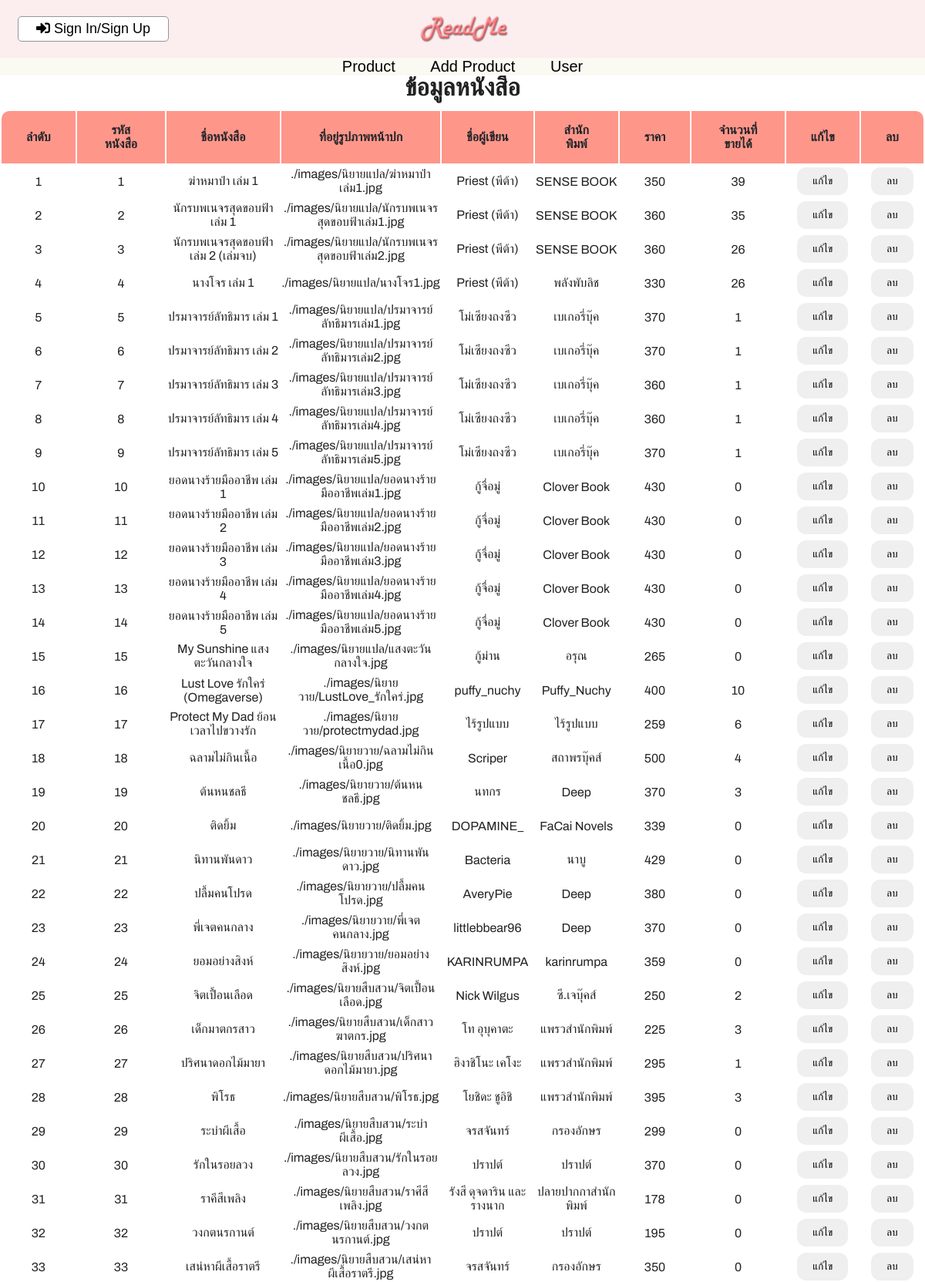
The app's page /admin_product.php (upper part) with its own data.
### tables this page shows
CREATE TABLE `book` (
  `book_id` int(11) NOT NULL,
  `bookname` varchar(100) NOT NULL,
  `bookimage` varchar(1000) NOT NULL,
  `writer` varchar(50) NOT NULL,
  `company` varchar(100) NOT NULL,
  `synopsis` varchar(200) NOT NULL,
  `bookprice` float NOT NULL,
  `book_links` varchar(5000) NOT NULL,
  `amountbook_sales` int(11) NOT NULL,
  `category_id` int(11) NOT NULL
);

### admin_product.php (the view, shortened to what this page needs)
<!DOCTYPE html>
<html lang="en">
<head>
    <link rel="stylesheet" href="./css/admin.css">
    <link rel="stylesheet" href="https://pro.fontawesome.com/releases/v5.10.0/css/all.css">
    <?php
        include "./nav-admin.php";
        $count_n = 1;
        $sqlBook = "SELECT * FROM book";
        $rsBook = mysqli_query($conn, $sqlBook);
    ?>
</head>
<body>
    <div class="main-table" style="padding-top: 8%;">
        <h1>ข้อมูลหนังสือ</h1>
        <table>
            <thead class="th-product-admin">
                <tr>
                    <th>ลำดับ</th>
                    <th>รหัสหนังสือ</th>
                    <th>ชื่อหนังสือ</th>
                    <th>ที่อยู่รูปภาพหน้าปก</th>
                    <th>ชื่อผู้เขียน</th>
                    <th>สำนักพิมพ์</th>
                    <th>ราคา</th>
                    <th>จำนวนที่ขายได้</th>
                    <th>แก้ไข</th>
                    <th>ลบ</th>
                </tr>
            </thead>
            <tbody>
                <?php while($row = mysqli_fetch_row($rsBook)){ ?>
                    <tr>
                        <td><?php echo $count_n ?></td>
                        <td><?php echo $row[0] ?></td>
                        <td><?php echo $row[1] ?></td>
                        <td><?php echo $row[2] ?></td>
                        <td><?php echo $row[3] ?></td>
                        <td><?php echo $row[4] ?></td>
                        <td><?php echo $row[6] ?></td>
                        <td><?php echo $row[8] ?></td>
                        <td><a href="./admin_editproduct.php?book_id=<?php echo $row[0] ?>"><button>แก้ไข</button></a></td>
                        <td><a href="./backend/admin_deleteproduct.php?book_id=<?php echo $row[0] ?>" onclick="return confirm('คุณต้องการลบหนังสือเล่มนี้หรือไม่')"><button>ลบ</button></a></td>
                    </tr>
                    <?php $count_n++; ?>
                <?php } ?>
            </tbody>
        </table>
    </div>
</body>
</html>

### css/admin.css (style rules this page uses)
:root { --primaryColor: #f1f1f1; --black: #222; --black2: #555; --black3: #252525; --black4: #000; --black5: #212529; --orange: #eb0028; --white: #fff; --grey: #959595; --grey2: #666; --grey3: #ccc; --secondaryColor: #2b1f4d; --yellow: #ffc400; --green: #59b210; --blue: rgb(56, 10, 223); --banner: #fcedee; --pastel: #ff968a; --lightblue: rgb(49, 131, 255); }
body, input { font-size: 1.6rem; font-weight: 400; font-family: "Archivo", sans-serif; color: var(--black); }
table { text-align: center; }
thead { color: var(--black5); background-color: var(--pastel); }
th { padding: 1em 2em; }
.th-product-admin th:nth-child(1) { border-top-left-radius: 10px; }
.th-product-admin th:nth-child(10) { border-top-right-radius: 10px; }
h1 { margin-bottom: 10px; }
.main-table { display: flex; flex-direction: column; align-items: center; margin-bottom: 5%; }

### css/styles.css (style rules this page uses)
:root { --primaryColor: #f1f1f1; --black: #222; --black2: #555; --black3: #252525; --black4: #000; --black5: #212529; --orange: #eb0028; --white: #fff; --grey: #959595; --grey2: #666; --grey3: #ccc; --secondaryColor: #2b1f4d; --yellow: #ffc400; --green: #59b210; --blue: rgb(56, 10, 223); --banner: #fcedee; --pastel: #ff968a; --lightblue: rgb(49, 131, 255); }
* { margin: 0; padding: 0; box-sizing: inherit; }
html { font-size: 62.5%; box-sizing: border-box; scroll-behavior: smooth; }
body, input { font-size: 1.6rem; font-weight: 400; font-family: "Archivo", sans-serif; color: var(--black); }
a { text-decoration: none; }
button { margin: 0.3rem; padding: 1rem 2rem 1rem 2rem; border: 0; border-radius: 12px; }

### css/navbar.css (style rules this page uses)
:root { --primaryColor: #f1f1f1; --black: #222; --black2: #555; --black3: #252525; --black4: #000; --black5: #212529; --orange: #eb0028; --white: #fff; --grey: #959595; --grey2: #666; --grey3: #ccc; --secondaryColor: #2b1f4d; --yellow: #ffcc00; --green: #59b210; --blue: rgb(56, 10, 223); --banner: #fcedee; --pastel: #ff968a; }

### records on screen
book: book_id "1", bookname "ฆ่าหมาป่า เล่ม 1", bookimage "./images/นิยายแปล/ฆ่าหมาป่าเล่ม1.jpg", writer "Priest (พีต้า)", company "SENSE BOOK", bookprice "350", amountbook_sales "39"
book: book_id "2", bookname "นักรบพเนจรสุดขอบฟ้า เล่ม 1", bookimage "./images/นิยายแปล/นักรบพเนจรสุดขอบฟ้าเล่ม1.jpg", writer "Priest (พีต้า)", company "SENSE BOOK", bookprice "360", amountbook_sales "35"
book: book_id "3", bookname "นักรบพเนจรสุดขอบฟ้า เล่ม 2 (เล่มจบ)", bookimage "./images/นิยายแปล/นักรบพเนจรสุดขอบฟ้าเล่ม2.jpg", writer "Priest (พีต้า)", company "SENSE BOOK", bookprice "360", amountbook_sales "26"
book: book_id "4", bookname "นางโจร เล่ม 1", bookimage "./images/นิยายแปล/นางโจร1.jpg", writer "Priest (พีต้า)", company "พลังพับลิช", bookprice "330", amountbook_sales "26"
book: book_id "5", bookname "ปรมาจารย์ลัทธิมาร เล่ม 1", bookimage "./images/นิยายแปล/ปรมาจารย์ลัทธิมารเล่ม1.jpg", writer "โม่เซียงถงซีว", company "เบเกอรี่บุ๊ค", bookprice "370", amountbook_sales "1"
book: book_id "6", bookname "ปรมาจารย์ลัทธิมาร เล่ม 2", bookimage "./images/นิยายแปล/ปรมาจารย์ลัทธิมารเล่ม2.jpg", writer "โม่เซียงถงซีว", company "เบเกอรี่บุ๊ค", bookprice "370", amountbook_sales "1"
book: book_id "7", bookname "ปรมาจารย์ลัทธิมาร เล่ม 3", bookimage "./images/นิยายแปล/ปรมาจารย์ลัทธิมารเล่ม3.jpg", writer "โม่เซียงถงซีว", company "เบเกอรี่บุ๊ค", bookprice "360", amountbook_sales "1"
book: book_id "8", bookname "ปรมาจารย์ลัทธิมาร เล่ม 4", bookimage "./images/นิยายแปล/ปรมาจารย์ลัทธิมารเล่ม4.jpg", writer "โม่เซียงถงซีว", company "เบเกอรี่บุ๊ค", bookprice "360", amountbook_sales "1"
book: book_id "9", bookname "ปรมาจารย์ลัทธิมาร เล่ม 5", bookimage "./images/นิยายแปล/ปรมาจารย์ลัทธิมารเล่ม5.jpg", writer "โม่เซียงถงซีว", company "เบเกอรี่บุ๊ค", bookprice "370", amountbook_sales "1"
book: book_id "10", bookname "ยอดนางร้ายมืออาชีพ เล่ม 1", bookimage "./images/นิยายแปล/ยอดนางร้ายมืออาชีพเล่ม1.jpg", writer "กู้จื่อมู่", company "Clover Book", bookprice "430", amountbook_sales "0"
book: book_id "11", bookname "ยอดนางร้ายมืออาชีพ เล่ม 2", bookimage "./images/นิยายแปล/ยอดนางร้ายมืออาชีพเล่ม2.jpg", writer "กู้จื่อมู่", company "Clover Book", bookprice "430", amountbook_sales "0"
book: book_id "12", bookname "ยอดนางร้ายมืออาชีพ เล่ม 3", bookimage "./images/นิยายแปล/ยอดนางร้ายมืออาชีพเล่ม3.jpg", writer "กู้จื่อมู่", company "Clover Book", bookprice "430", amountbook_sales "0"
book: book_id "13", bookname "ยอดนางร้ายมืออาชีพ เล่ม 4", bookimage "./images/นิยายแปล/ยอดนางร้ายมืออาชีพเล่ม4.jpg", writer "กู้จื่อมู่", company "Clover Book", bookprice "430", amountbook_sales "0"
book: book_id "14", bookname "ยอดนางร้ายมืออาชีพ เล่ม 5", bookimage "./images/นิยายแปล/ยอดนางร้ายมืออาชีพเล่ม5.jpg", writer "กู้จื่อมู่", company "Clover Book", bookprice "430", amountbook_sales "0"
book: book_id "15", bookname "My Sunshine แสงตะวันกลางใจ", bookimage "./images/นิยายแปล/แสงตะวันกลางใจ.jpg", writer "กู้ม่าน", company "อรุณ", bookprice "265", amountbook_sales "0"
book: book_id "16", bookname "Lust Love รักใคร่ (Omegaverse)", bookimage "./images/นิยายวาย/LustLove_รักใคร่.jpg", writer "puffy_nuchy", company "Puffy_Nuchy", bookprice "400", amountbook_sales "10"
book: book_id "17", bookname "Protect My Dad ย้อนเวลาไปขวางรัก", bookimage "./images/นิยายวาย/protectmydad.jpg", writer "ไร้รูปแบบ", company "ไร้รูปแบบ", bookprice "259", amountbook_sales "6"
book: book_id "18", bookname "ฉลามไม่กินเนื้อ", bookimage "./images/นิยายวาย/ฉลามไม่กินเนื้อ0.jpg", writer "Scriper", company "สถาพรบุ๊คส์", bookprice "500", amountbook_sales "4"
book: book_id "19", bookname "ต้นหนชลธี", bookimage "./images/นิยายวาย/ต้นหนชลธี.jpg", writer "นทกร", company "Deep", bookprice "370", amountbook_sales "3"
book: book_id "20", bookname "ติดยิ้ม", bookimage "./images/นิยายวาย/ติดยิ้ม.jpg", writer "DOPAMINE_", company "FaCai Novels", bookprice "339", amountbook_sales "0"
book: book_id "21", bookname "นิทานพันดาว", bookimage "./images/นิยายวาย/นิทานพันดาว.jpg", writer "Bacteria", company "นาบู", bookprice "429", amountbook_sales "0"
book: book_id "22", bookname "ปลื้มคนโปรด", bookimage "./images/นิยายวาย/ปลื้มคนโปรด.jpg", writer "AveryPie", company "Deep", bookprice "380", amountbook_sales "0"
book: book_id "23", bookname "พี่เจตคนกลาง", bookimage "./images/นิยายวาย/พี่เจตคนกลาง.jpg", writer "littlebbear96", company "Deep", bookprice "370", amountbook_sales "0"
book: book_id "24", bookname "ยอมอย่างสิงห์", bookimage "./images/นิยายวาย/ยอมอย่างสิงห์.jpg", writer "KARINRUMPA", company "karinrumpa", bookprice "359", amountbook_sales "0"
book: book_id "25", bookname "จิตเปื้อนเลือด", bookimage "./images/นิยายสืบสวน/จิตเปื้อนเลือด.jpg", writer "Nick Wilgus", company "ซี.เจบุ๊คส์", bookprice "250", amountbook_sales "2"
book: book_id "26", bookname "เด็กมาตกรสาว", bookimage "./images/นิยายสืบสวน/เด็กสาวฆาตกร.jpg", writer "โท อุบุคาตะ", company "แพรวสำนักพิมพ์", bookprice "225", amountbook_sales "3"
book: book_id "27", bookname "ปริศนาดอกไม้มายา", bookimage "./images/นิยายสืบสวน/ปริศนาดอกไม้มายา.jpg", writer "ฮิงาชิโนะ เคโงะ", company "แพรวสำนักพิมพ์", bookprice "295", amountbook_sales "1"
book: book_id "28", bookname "พิโรธ", bookimage "./images/นิยายสืบสวน/พิโรธ.jpg", writer "โยชิดะ ชูอิชิ", company "แพรวสำนักพิมพ์", bookprice "395", amountbook_sales "3"
book: book_id "29", bookname "ระบำผีเสื้อ", bookimage "./images/นิยายสืบสวน/ระบำผีเสื้อ.jpg", writer "จรสจันทร์", company "กรองอักษร", bookprice "299", amountbook_sales "0"
book: book_id "30", bookname "รักในรอยลวง", bookimage "./images/นิยายสืบสวน/รักในรอยลวง.jpg", writer "ปราปต์", company "ปราปต์", bookprice "370", amountbook_sales "0"
book: book_id "31", bookname "ราคีสีเพลิง", bookimage "./images/นิยายสืบสวน/ราศีสีเพลิง.jpg", writer "รังสี ดุจดาริน และรางนาก", company "ปลายปากกาสำนักพิมพ์", bookprice "178", amountbook_sales "0"
book: book_id "32", bookname "วงกตนรกานต์", bookimage "./images/นิยายสืบสวน/วงกตนรกานต์.jpg", writer "ปราปต์", company "ปราปต์", bookprice "195", amountbook_sales "0"
book: book_id "33", bookname "เสน่หาผีเสื้อราตรี", bookimage "./images/นิยายสืบสวน/เสน่หาผีเสื้อราตรี.jpg", writer "จรสจันทร์", company "กรองอักษร", bookprice "350", amountbook_sales "0"
